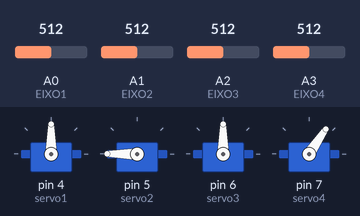
Recording of a sketch running on a simulated Arduino Uno, built with avr-gcc and run on an emulated ATmega328P. On the bench: 4 × servo. Inputs (shaded band) come from the test bench; at power-on: A0 (EIXO1) = 512, A1 (EIXO2) = 512, A2 (EIXO3) = 512, A3 (EIXO4) = 512.

Above: at 1.2 s.
1.3 s: A0 (EIXO1) set to 531
At 2.07 s:
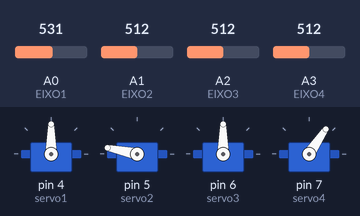
4.3 s: A1 (EIXO2) set to 550
7.3 s: A1 (EIXO2) set to 575
At 7.39 s:
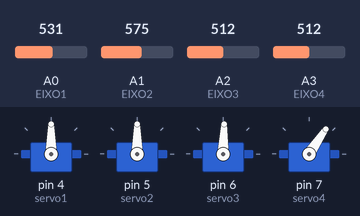
10.3 s: A2 (EIXO3) set to 537
At 10.38 s:
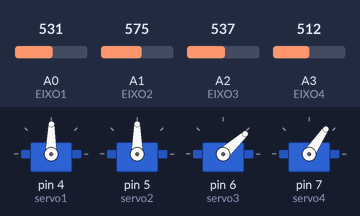
13.3 s: A3 (EIXO4) set to 716
At 16.24 s:
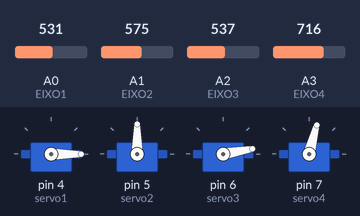
16.3 s: A0 (EIXO1) set to 306
At 18.1 s:
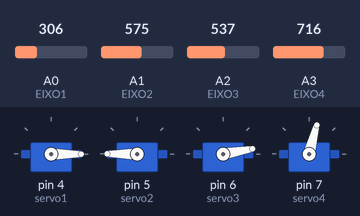
Timing chart, 0 to 19.6 s (numbered marks = the images above; inputs shaded):
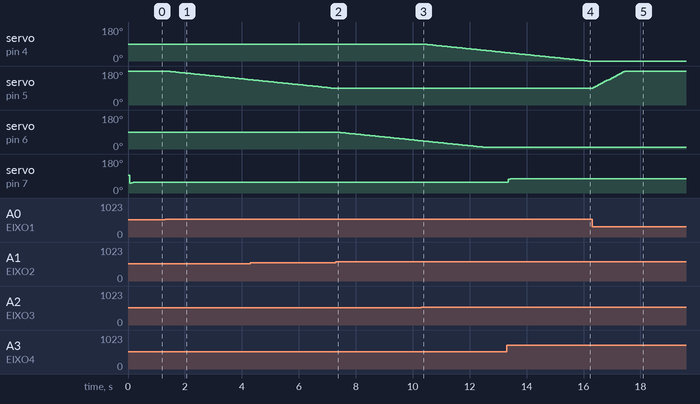

Measured:
- the behaviour switches between 515 and 516 on A0 (EIXO1) (found by bisection; images 0 and 1)
- the behaviour switches between 559 and 560 on A1 (EIXO2) (found by bisection; images 1 and 2)
- the behaviour switches between 518 and 519 on A2 (EIXO3) (found by bisection; images 2 and 3)
- after the input at 1.3 s, servo on pin 5 (servo2): moves from 180° to 134° over 2.9 s, starting after 0.05 s
- after the input at 7.3 s, servo on pin 6 (servo3): moves from 90° to 44° over 2.9 s, starting at once
- after the input at 10.3 s, servo on pin 4 (servo1): moves from 90° to 44° over 2.9 s, starting after 0.08 s
- after the input at 13.3 s, servo on pin 7 (servo4): 56° → 73° after 0.06 s, → 75° 0.06 s later
- after the input at 16.3 s, servo on pin 5 (servo2): moves from 90° to 180° over 1.1 s, starting after 0.05 s

The sketch:

Robo-arm.ino
```cpp
/*
  Arduino controle de braco robotico
  com joystick de 3 eixos
  por Rodrigo Feliciano
  https://www.youtube.com/pakequis
*/

#include <Servo.h>

#define EIXO1 0
#define EIXO2 1
#define EIXO3 2
#define EIXO4 3

/* Posicao inicial dos servos ao ligar */
#define START1 90
#define START2 180
#define START3 90
#define START4 95

/* Minimo angulo dos servos */
#define MIN1  0
#define MIN2  90
#define MIN3  10
#define MIN4  10

/* Maximo angulo dos servos */
#define MAX1  180
#define MAX2  180
#define MAX3  120
#define MAX4  95

/* Leituras analogicas minimas e maximas */
#define AN_BASE_MIN   125
#define AN_BASE_MAX   913
#define AN_ELEV_MIN   145
#define AN_ELEV_MAX   975
#define AN_TOPO_MIN   64
#define AN_TOPO_MAX   968
#define AN_GARRA_MIN  30
#define AN_GARRA_MAX  1023

/* Numero de amostras analogicas*/
#define NSAMPLES  10

/* Servos */
Servo servo1;
Servo servo2;
Servo servo3;
Servo servo4;

/* Variaveis dos angulos */
int ang1 = START1;
int ang2 = START2;
int ang3 = START3;
int ang4 = START4;

/* Incremento dos angulos */
int inc1 = 0;
int inc2 = 0;
int inc3 = 0;
int inc4 = 0;

int i = 0;

/* Passo dos angulos */
const int steps[12] = {20, 15, 10, 5, 1, 0, -1, -5, -10, -15, -20, 0};

void setup()
{
  /* Servos nos pinos */
  servo1.attach(4);
  servo2.attach(5);
  servo3.attach(6);
  servo4.attach(7);

  /* Posiciona servos no inicio */
  servo1.write(ang1);
  servo2.write(ang2);
  servo3.write(ang3);
  servo4.write(ang4);
}

void loop()
{
  /* 10 leituras por canal */
  for (i = 0; i < NSAMPLES; i++)
  {
    inc1 += analogRead(EIXO1);
    inc2 += analogRead(EIXO2);
    inc3 += analogRead(EIXO3);
    inc4 += analogRead(EIXO4);
    delay(5);
  }
  /* Media das leituras */
  inc1 = inc1 / NSAMPLES;
  inc2 = inc2 / NSAMPLES;
  inc3 = inc3 / NSAMPLES;
  inc4 = inc4 / NSAMPLES;

  /* Converte o valor analogico para indice de incremento de angulo */
  inc3 = map(inc3, AN_BASE_MIN, AN_BASE_MAX, 0, 12);
  inc2 = map(inc2, AN_ELEV_MIN, AN_ELEV_MAX, 0, 12);
  inc1 = map(inc1, AN_TOPO_MIN, AN_TOPO_MAX, 0, 12);

  /* Atualiza os angulos */
  ang1 = ang1 + steps[inc3];
  ang2 = ang2 + steps[inc1];
  ang3 = ang3 + steps[inc2];

  /* Garra eh controlada por um potenciometro */
  ang4 = map(inc4, AN_GARRA_MIN, AN_GARRA_MAX, MIN4, MAX4);

  /* Checa limites dos angulos */
  if (ang1 < MIN1) ang1 = MIN1;
  if (ang1 > MAX1) ang1 = MAX1;
  if (ang2 < MIN2) ang2 = MIN2;
  if (ang2 > MAX2) ang2 = MAX2;
  if (ang3 < MIN3) ang3 = MIN3;
  if (ang3 > MAX3) ang3 = MAX3;
  if (ang4 < MIN4) ang4 = MIN4;
  if (ang4 > MAX4) ang4 = MAX4;

  /* Atualiza servos com os angulos */
  servo1.write(ang1);
  servo2.write(ang2);
  servo3.write(ang3);
  servo4.write(ang4);

  delay(10); // Delay entre as atualizacoes dos servos
}
```
